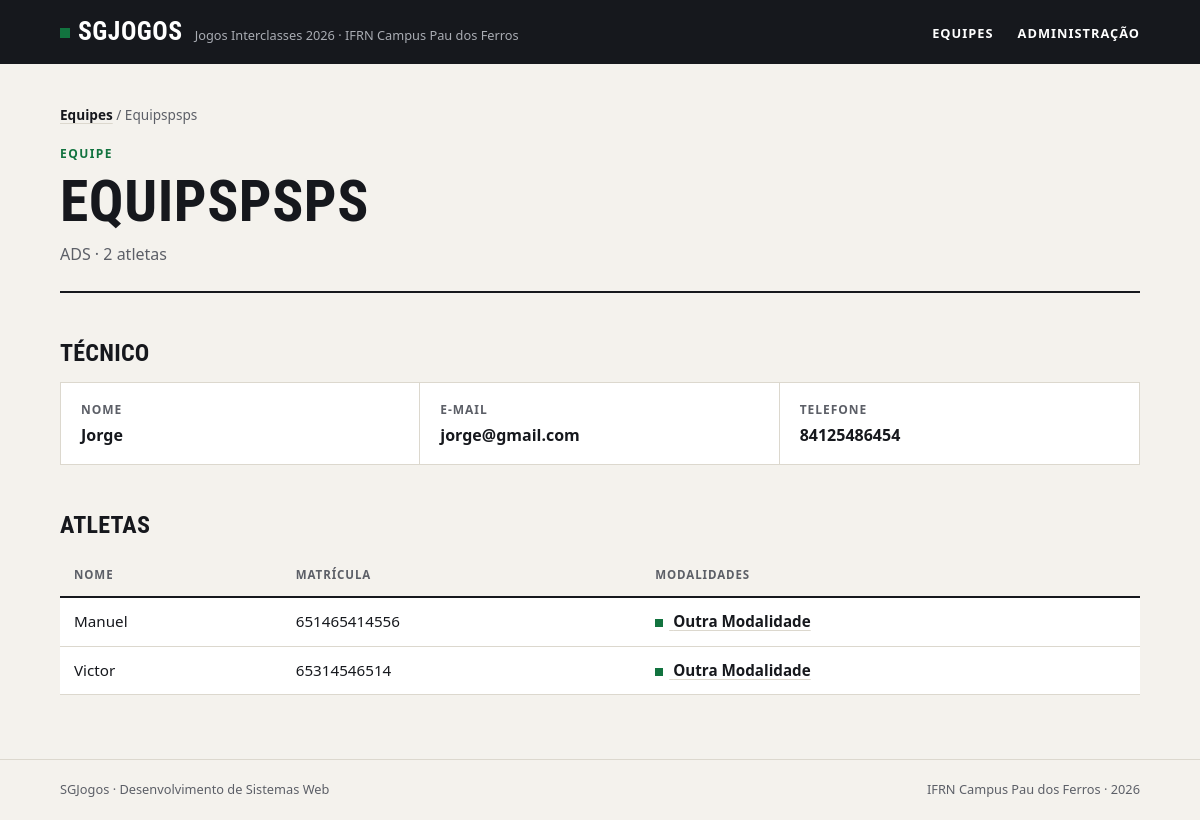
Screenshot of /equipes/2/ with the database file from the repository.
### jogos/models.py (models this page shows, shortened)
class Equipe(models.Model):
    nome = models.CharField(max_length=100, unique=True)
    curso = models.CharField(max_length=100)
    cor = models.CharField(max_length=100)
    criada_em = models.DateTimeField(auto_now_add=True)
    class Meta:
        verbose_name = "equipe"
        verbose_name_plural = "equipes"
        ordering = ["nome"]

class Atleta(models.Model):
    nome = models.CharField(max_length=100)
    matricula = models.CharField(max_length=50, unique=True)
    data_nascimento = models.DateField()
    equipe = models.ForeignKey(
        Equipe,
        on_delete=models.PROTECT,
        related_name="atletas",
    )
    modalidades = models.ManyToManyField(
        Modalidade,
        related_name="atletas",
        blank=True,
    )
    class Meta:
        verbose_name = "atleta"
        verbose_name_plural = "atletas"
        ordering = ["nome"]

class Modalidade(models.Model):
    nome = models.CharField(max_length=100, unique=True)
    tipo = models.CharField(choices=[("individual", "Individual"), ("coletivo", "Coletivo")], default="individual", max_length=20)
    max_atletas = models.PositiveIntegerField()
    class Meta:
        verbose_name = "modalidade"
        verbose_name_plural = "modalidades"
        ordering = ["nome"]

### jogos/views.py (the view)
# urls.py: path("equipes/<int:id>/", views.equipe, name="equipe"),
def equipe(request, id):
    equipe = get_object_or_404(
        Equipe.objects.annotate(
            total_atletas=Count("atletas", distinct=True),
            tecnico_nome=F("tecnico__nome"),
            tecnico_email=F("tecnico__email"),
            tecnico_telefone=F("tecnico__telefone"),
        ),
        pk=id,
    )
    atletas = Atleta.objects.filter(equipe=equipe).prefetch_related("modalidades").order_by("nome")
    return render(request, "jogos/equipe.html", {"equipe": equipe, "atletas": atletas})

### jogos/templates/jogos/equipe.html (shortened to what this page needs)
{% extends "jogos/base.html" %}
{% block conteudo %}
<nav class="trilha"><a href="{% url 'jogos:index' %}">Equipes</a> / {{ equipe.nome }}</nav>
<header class="topo">
    <span class="sobretitulo">Equipe</span>
    <h1>{{ equipe.nome }}</h1>
    <p class="descricao">{{ equipe.curso }} · {{ equipe.total_atletas }} atletas</p>
</header>
{% if equipe.tecnico_nome %}
    <h2>Técnico</h2>
    <dl class="numeros ficha">
        <div>
            <dt>Nome</dt>
            <dd>{{ equipe.tecnico_nome }}</dd>
        </div>
        <div>
            <dt>E-mail</dt>
            <dd>{{ equipe.tecnico_email }}</dd>
        </div>
        <div>
            <dt>Telefone</dt>
            <dd>{{ equipe.tecnico_telefone }}</dd>
        </div>
    </dl>
{% else %}
    <p class="aviso">Esta equipe ainda não tem um técnico cadastrado.</p>
{% endif %}
<h2>Atletas</h2>
<div class="tabela">
    <table>
        <thead>
            <tr>
                <th>Nome</th>
                <th>Matrícula</th>
                <th>Modalidades</th>
            </tr>
        </thead>
        <tbody>
            {% for atleta in atletas %}
                <tr>
                    <td>{{ atleta.nome }}</td>
                    <td>{{ atleta.matricula }}</td>
                    <td>
                        <ul class="modalidades">
                            {% for modalidade in atleta.modalidades.all %}
                                <li>
                                    <a
                                        class="{% if modalidade.tipo == 'individual' %}individual{% endif %}"
                                        href="{% url 'jogos:modalidade' modalidade.id %}"
                                    >
                                        {{ modalidade.nome }}
                                    </a>
                                </li>
                            {% empty %}
                                <li><span class="aviso">Nenhuma modalidade</span></li>
                            {% endfor %}
                        </ul>
                    </td>
                </tr>
            {% empty %}
                <tr>
                    <td class="vazio" colspan="3">Nenhum atleta inscrito.</td>
                </tr>
            {% endfor %}
        </tbody>
    </table>
</div>
{% endblock %}

### css/style.css (style rules this page uses)
:root { --papel: #f4f2ed; --branco: #ffffff; --tinta: #16181d; --tinta-suave: #5c5f67; --linha: #dcd8ce; --verde: #12733f; --verde-claro: #e2efe6; --fonte-texto: system-ui, -apple-system, "Segoe UI", Roboto, Ubuntu, "Helvetica Neue", Arial, sans-serif; --fonte-titulo: "Bahnschrift SemiCondensed", "Bahnschrift", "Avenir Next Condensed", "Roboto Condensed", "Ubuntu Condensed", "Arial Narrow", var(--fonte-texto); }
*, *::before, *::after { box-sizing: border-box; }
* { margin: 0; padding: 0; }
body { min-height: 100vh; display: flex; flex-direction: column; background: var(--papel); color: var(--tinta); font-family: var(--fonte-texto); font-size: 1rem; line-height: 1.55; -webkit-font-smoothing: antialiased; }
a { color: inherit; }
ul { list-style: none; }
h1, h2, h3 { font-family: var(--fonte-titulo); font-stretch: condensed; font-weight: 700; line-height: 1.05; text-transform: uppercase; letter-spacing: 0.01em; }
.topo { padding-bottom: 24px; margin-bottom: 32px; border-bottom: 2px solid var(--tinta); }
.sobretitulo { display: block; margin-bottom: 8px; color: var(--verde); font-size: 0.75rem; font-weight: 700; letter-spacing: 0.12em; text-transform: uppercase; }
h1 { font-size: clamp(2.2rem, 6vw, 3.6rem); }
.descricao { max-width: 60ch; margin-top: 10px; color: var(--tinta-suave); }
h2 { margin: 48px 0 16px; font-size: 1.5rem; }
.trilha { margin-bottom: 20px; color: var(--tinta-suave); font-size: 0.85rem; }
.trilha a { color: var(--tinta); font-weight: 600; text-decoration-color: var(--linha); text-underline-offset: 3px; }
.numeros { display: grid; grid-template-columns: repeat(auto-fit, minmax(180px, 1fr)); border: 1px solid var(--linha); background: var(--branco); }
.numeros div { padding: 18px 20px; border-right: 1px solid var(--linha); }
.numeros div:last-child { border-right: none; }
.numeros dt { color: var(--tinta-suave); font-size: 0.75rem; font-weight: 700; letter-spacing: 0.08em; text-transform: uppercase; }
.numeros dd { margin-top: 4px; font-family: var(--fonte-titulo); font-stretch: condensed; font-size: 1.6rem; font-weight: 700; line-height: 1.15; font-variant-numeric: tabular-nums; overflow-wrap: anywhere; }
.tabela { overflow-x: auto; }
table { width: 100%; border-collapse: collapse; background: var(--branco); font-size: 0.95rem; font-variant-numeric: tabular-nums; }
th, td { padding: 12px 14px; border-bottom: 1px solid var(--linha); text-align: left; vertical-align: top; }
th { border-bottom: 2px solid var(--tinta); background: var(--papel); color: var(--tinta-suave); font-size: 0.72rem; font-weight: 700; letter-spacing: 0.08em; text-transform: uppercase; }
td a { font-weight: 600; text-decoration-color: var(--linha); text-underline-offset: 3px; }
.modalidades { display: flex; flex-wrap: wrap; gap: 4px 16px; }
.modalidades a::before { content: ""; display: inline-block; width: 8px; height: 8px; margin-right: 6px; background: var(--verde); }
.numeros.ficha dd { font-family: var(--fonte-texto); font-stretch: normal; font-size: 1rem; font-weight: 600; line-height: 1.4; }

### rows the page displays
Equipe: nome "Equipspsps", nome "EQUIPSPSPS", curso "ADS", total_atletas "2", tecnico_nome "Jorge", tecnico_email "jorge@gmail.com", tecnico_telefone "84125486454"
Atleta: nome "Manuel", matricula "651465414556"
Modalidade: nome "Outra Modalidade"
Atleta: nome "Victor", matricula "65314546514"
